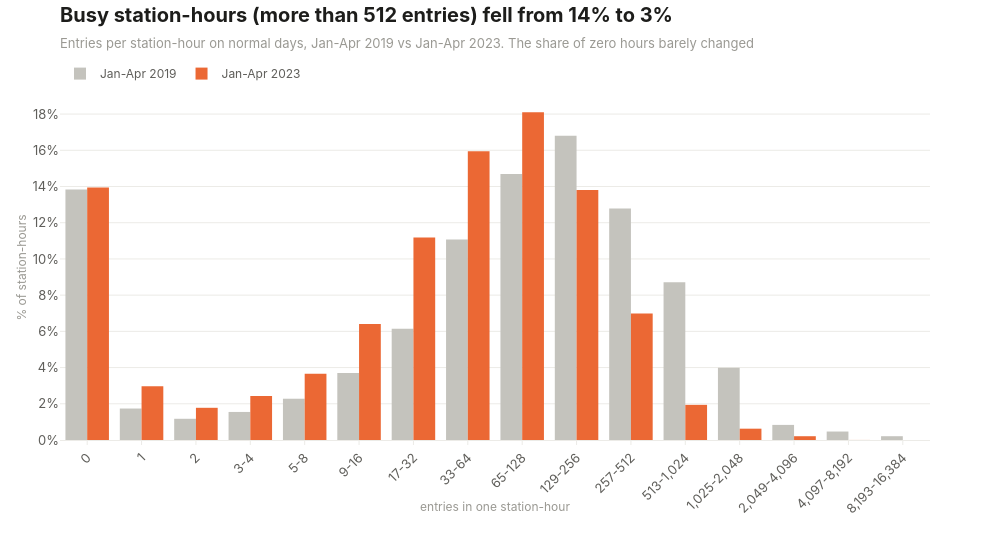

The code cell stored with this chart in its notebook:
### Code cell
fig = go.Figure()

colors = {"Jan-Apr 2019": viz.CONTEXT, "Jan-Apr 2023": viz.CONTRAST}
for period, color in colors.items():
    rows = entry_buckets[entry_buckets["period"] == period]
    fig.add_trace(go.Bar(name=period, x=rows["entries"], y=rows["pct"], marker_color=color))

fig.update_traces(hovertemplate="%{x} entries: %{y:.1f}%<extra>%{fullData.name}</extra>")
fig.update_layout(barmode="group", hovermode="closest")
fig.update_layout(margin=dict(b=120, r=70))
fig.update_xaxes(title_text="entries in one station-hour", tickangle=-45)
fig.update_yaxes(title_text="% of station-hours", ticksuffix="%")

busy_share = {}
for period in colors:
    rows = entry_buckets[entry_buckets["period"] == period]
    busy_rows = rows[rows["bucket"] >= 10]
    busy_share[period] = busy_rows["pct"].sum()

before = busy_share["Jan-Apr 2019"]
after = busy_share["Jan-Apr 2023"]
title = f"Busy station-hours (more than 512 entries) fell from {before:.0f}% to {after:.0f}%"
subtitle = "Entries per station-hour on normal days, Jan-Apr 2019 vs Jan-Apr 2023. The share of zero hours barely changed"
viz.titled(fig, title, subtitle)
viz.save(fig, "03_entries_distribution", height=560)
fig

### Figure 1 — Plotly figure (JSON) as saved in the notebook; plotly's stock layout.template omitted (floating-point values rounded to 4 significant figures)
{"data": [{"hovertemplate": "%{x} entries: %{y:.1f}%<extra>%{fullData.name}</extra>", "marker": {"color": "#c4c3bd"}, "name": "Jan-Apr 2019", "type": "bar", "x": ["0", "1", "2", "3-4", "5-8", "9-16", "17-32", "33-64", "65-128", "129-256", "257-512", "513-1,024", "1,025-2,048", "2,049-4,096", "4,097-8,192", "8,193-16,384"], "y": [13.84, 1.738, 1.172, 1.549, 2.28, 3.701, 6.145, 11.07, 14.7, 16.81, 12.79, 8.708, 3.995, 0.8338, 0.4676, 0.2094]}, {"hovertemplate": "%{x} entries: %{y:.1f}%<extra>%{fullData.name}</extra>", "marker": {"color": "#eb6834"}, "name": "Jan-Apr 2023", "type": "bar", "x": ["0", "1", "2", "3-4", "5-8", "9-16", "17-32", "33-64", "65-128", "129-256", "257-512", "513-1,024", "1,025-2,048", "2,049-4,096", "4,097-8,192"], "y": [13.94, 2.972, 1.778, 2.431, 3.665, 6.41, 11.18, 15.95, 18.1, 13.81, 6.988, 1.942, 0.625, 0.209, 0.002778]}], "layout": {"barmode": "group", "height": 560, "hovermode": "closest", "margin": {"b": 120, "r": 70}, "title": {"text": "<b>Busy station-hours (more than 512 entries) fell from 14% to 3%</b><br><span style='font-size:13px;color:#9a9993'>Entries per station-hour on normal days, Jan-Apr 2019 vs Jan-Apr 2023. The share of zero hours barely changed</span>"}, "width": 1000, "xaxis": {"tickangle": -45, "title": {"text": "entries in one station-hour"}}, "yaxis": {"ticksuffix": "%", "title": {"text": "% of station-hours"}}}}
